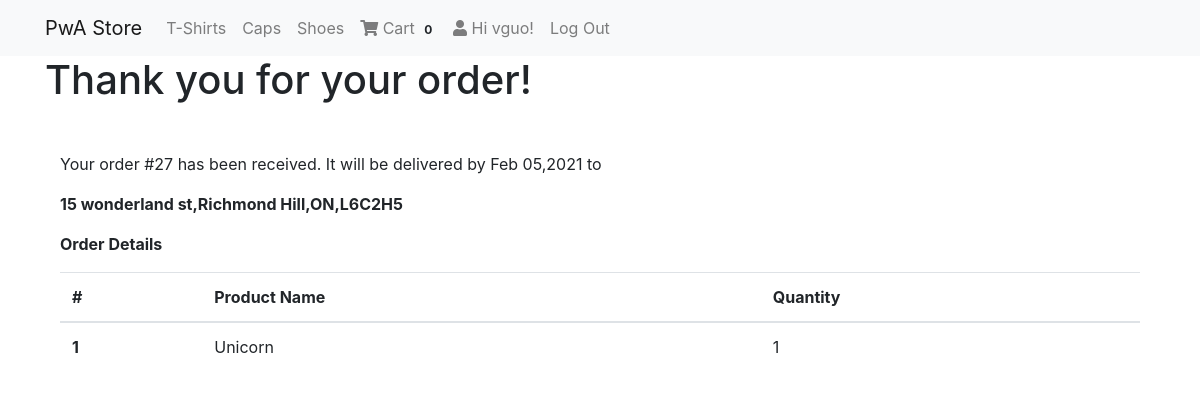
Screenshot of /orders/complete/27 (signed in) with the database file from the repository.
### orders/models.py (models this page shows, shortened)
class Order(models.Model):
    user = models.ForeignKey(User, on_delete=models.CASCADE)
    orderdate = models.DateTimeField(auto_now_add=True)
    shippingdate = models.DateTimeField(auto_now_add=False,null=True,blank=True)
    address = models.CharField(max_length=200, verbose_name='Address')
    city = models.CharField(max_length=50, verbose_name='City')
    province = models.CharField(max_length=50, verbose_name='Province')
    postalcode = models.CharField(max_length=7, verbose_name='Postal Code')

class OrderItem(models.Model):
    order = models.ForeignKey(Order, on_delete=models.CASCADE)
    item = models.ForeignKey(Product, on_delete=models.CASCADE)
    quantity = models.IntegerField()
    price = models.FloatField()

### products/models.py (models this page shows, shortened)
class  Product(models.Model):
    mainimage = models.ImageField(upload_to='products/', blank=True)
    name = models.CharField(max_length=300)
    slug = models.SlugField()
    category = models.ForeignKey(Category, on_delete=models.CASCADE)
    preview_text = models.TextField(max_length=200, verbose_name='Preview Text')
    detail_text = models.TextField(max_length=1000, verbose_name='Detail Text')
    price = models.FloatField()
    featured = models.BooleanField(default=False) # PwA 2.0

### orders/views.py (the view)
# urls.py: path('orders/complete/<int:pk>', OrderCompleteView.as_view(),name='complete-order'),
class OrderCompleteView(LoginRequiredMixin,DetailView): # PwA 2.0
    model = Order
    context_object_name = "order"
    template_name = 'orders/order_complete.html'
    def get_context_data(self, **kwargs):
        context = super().get_context_data(**kwargs)
        order = Order.objects.get(pk=self.kwargs['pk'],user=self.request.user)
        context['order_list'] = OrderItem.objects.filter(order=order)
        return context

### cart/models.py (called while the page is built)
    @classmethod
    def get_cart_quantity(cls,user):
        total_quantity = 0
        items = Cart.objects.filter(user=user)
        if items.exists():
            for item in items:
                total_quantity += item.quantity
        return total_quantity

### cart/templatetags/cart_tag.py (called while the page is built)
@register.filter
def cart_total_quantity(user):
    return Cart.get_cart_quantity(user)

### templates/orders/order_complete.html
{% extends 'base.html' %}
{% block content %}
    <h1>Thank you for your order!</h1>
    <div class="container my-5">
        <p>Your order #{{order.pk}} has been received. It will be delivered by {{order.shippingdate | date:'M d,Y' }} to
            <p><b>{{order.address}},{{order.city}},{{order.province}},{{order.postalcode}}</b></p>
        </p>
        <p><b>Order Details</b></p>
        <table class="table table-hover">
            <thead>
                <tr>
                    <th scope="col">#</th>
                    <th scope="col">Product Name</th>
                    <th scope="col">Quantity</th>
                </tr>
            </thead>
            <tbody>
                {% for order_item in order_list %}
                <tr>
                    <th scope="row">{{ forloop.counter }}</th>
                    <td>{{ order_item.item.name }}</td>
                    <td>{{ order_item.quantity }} </td>
                </tr>
                {% endfor %}
            </tbody>
        </table>
    </div>
{% endblock content %}

### templates/navbar.html (shortened to what this page needs)
{% load cart_tag %}
<nav class="navbar navbar-expand-lg navbar-light bg-light">
  <div class="container">
  <a class="navbar-brand" href="/">PwA Store</a>
  <div class="collapse navbar-collapse" id="navbarNav">
    <ul class="navbar-nav">
      <li {% if request.path == 'contact' %}class="nav-item active"{% else %}class="nav-item"{% endif %}>
        <a class="nav-link" href="{% url 'mainapp:products' category='T-Shirt' %}">T-Shirts <span class="sr-only">(current)</span></a>
      </li>
      <li class="nav-item">
        <a class="nav-link" href="{% url 'mainapp:products' category='Cap' %}">Caps</a>
      </li>
      <li class="nav-item">
        <a class="nav-link" href="{% url 'mainapp:products' category='Shoes' %}">Shoes</a>
      </li>
      {% if request.user.is_authenticated %}
      <li class="nav-item">
        <a class="nav-link" href="{% url 'mainapp:cart-home' %}">
          <i class="fa fa-shopping-cart"></i> Cart
          <span class="badge badge-light">{{ request.user| cart_total_quantity }}</span>
        </a>
      </li>
       <li class="nav-item">
        <a class="nav-link" href="">
          <i class="fas fa-user"></i> Hi {{ request.user.username }}!
        </a>
      </li>
      <li class="nav-item">
        <a class="nav-link" href="{% url 'logout' %}"> Log Out</a>
      </li>
      {% endif %}
    </ul>
  </div>
  </div>
</nav>

### rows the page displays
Order: pk "27", shippingdate "Feb 05,2021", address "15 wonderland st", city "Richmond Hill", province "ON", postalcode "L6C2H5"
OrderItem: item.name "Unicorn", quantity "1"

### other values shown
{{ request.user| cart_total_quantity }} "0"
{{ request.user.username }} "vguo"
